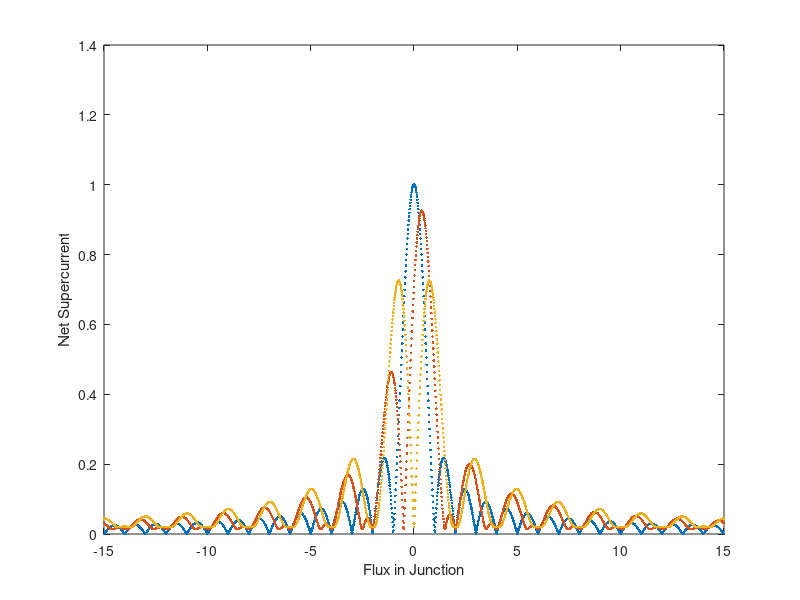

This chart was generated by the following MATLAB code:


%The program splits a single junciton up into xmax discrete sections.  Each
%section has a supercurrent density, and a phase difference that is
%contributed to by the field (PhaseF), and an arbitrary phase set at x=1
%called Phase1.  For each value of field and Phase1 the supercurrent at
%each point is calculated and the net supercurrent (sum along the junction)
%is calcualted to find the supercurrent carried at that phase and that
%field.  To find the maximum supercurrent for a given field, the max of
%that vector is taken, and can be plotted against the magnetic field.  This
%is the exact measurment of the critical current vs field that we do in the
%lab.  


%For Version 2, a geometrical loop was added so that the supercurrent vs
%field plot could include different amounts of phase shift for a determined
%portion of the junction.


%%

clear;
clc;
close all;
%% Defining the Parameters of the Simulaiton

%Initial COnditions of the Simmulation
    xmax=51;
    x(1,:)=(1:xmax);

    SCurrentMag=0.001;
    SCurNoiseMag=0.002;



%Setting Loop Parameters

    %Phase Loop parameters
    p=1;
    pmax=101;
    Phase1Min=0*pi;
    Phase1Max=2*pi;


    %Flux Loop Parameters
    f=1;
    fmax=2001;
    FluxinJuncMin=-15;
    FluxinJuncMax=15;


    %geometrical/Intrinsic Phase Loop Parameters
    g=1;
    gmax=3;
    PhaseGMin=0;
    PhaseGMax=pi;

    
%Calculating Parameters from Initial Conditions
	SCurrentDensityNoise=SCurNoiseMag*(2*rand(1,xmax)-1);
    SCurrentDensity=SCurrentMag*ones(1,xmax)+exp(SCurrentDensityNoise);
    
    
    
    
%Pre Allocating memory to the arrays to decrease runtime
    Phase1=zeros(1,pmax);
    PhaseG=zeros(1,xmax);
    PhaseGShift=zeros(1,gmax);
    FluxinJunc=zeros(1,fmax);

    SCurrent=zeros(xmax,pmax,fmax);
    SCurrentNet=zeros(1,pmax);
    MaxSCurrentNet=zeros(fmax,gmax);


%% Loops for running the simulation (Meat of the Simulation)

%Geometrical factor Loop
%Define the loop setp size, then run the for loop
PhaseGSS=(PhaseGMax-PhaseGMin)/(gmax-1);
for g=1:gmax
    PhaseGShift(g)=PhaseGMin+(g-1)*PhaseGSS;
    
    %Defining the geometrical(intrinsic) phase shift in the junction
    PhaseG(1,1:round(xmax/2))=0;
    PhaseG(1,1:xmax-round(xmax/2))=PhaseGShift(g);
    
    
    %Field Contribution to the Phase 
    %Define the loop setp size, then run the for loop
    FluxinJuncSS=(FluxinJuncMax-FluxinJuncMin)/(fmax-1);
    for f=1:fmax

        FluxinJunc(f)=FluxinJuncMin+(f-1)*FluxinJuncSS;
        PhaseF=2*pi*x./xmax*FluxinJunc(f);
        
        %Phase1 Loop of externally set phase in 
        %Define the loop setp size, then run the for loop
        Phase1SSS=(Phase1Max-Phase1Min)/(pmax-1);
        for p=1:pmax

            Phase1(p)=Phase1Min+(p-1)*Phase1SSS;

            SCurrent=SCurrentDensity.*sin(PhaseF+Phase1(p)+PhaseG);
            SCurrentNet(p)=sum(SCurrent)/xmax;


        end

        MaxSCurrentNet(f,g)=max(SCurrentNet);

    end

end

figure
plot(FluxinJunc,MaxSCurrentNet,'.')
xlabel('Flux in Junction');ylabel('Net Supercurrent');





    




